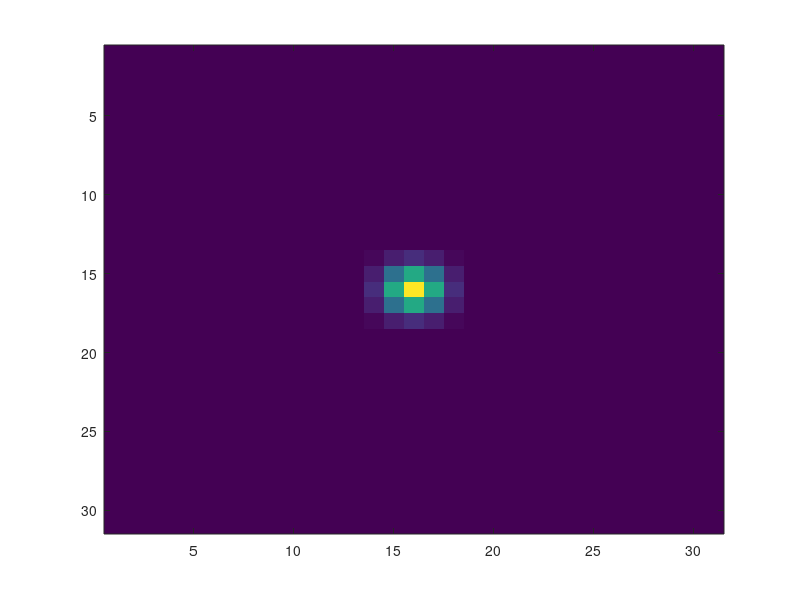

Here is the MATLAB script that generated this plot: (Note: this script raises an error after producing the figure.)
for sigma=1:3:10
    hsize = 31;

    h = fspecial('gaussian', hsize, sigma);

    surf(h);
    pause;

    imagesc(h);
    pause;

    im = imread('lena.png');
    imshow(im);
    pause;

    outim = imfilter(im, h);
    imshow(outim);
    pause;
    close all
end
